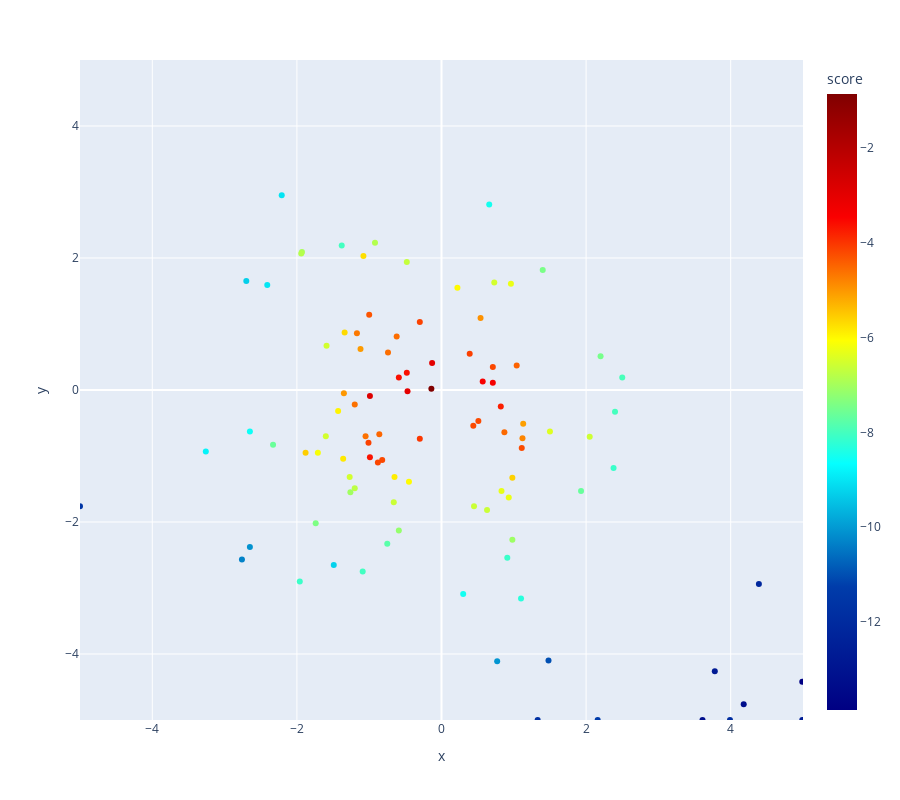

Notebook source saved alongside this figure:
### Code cell
fig = px.scatter(search_data_ackley_2, x="x", y="y", color="score", color_continuous_scale=color_scale)
fig.update_layout(width=900, height=800, xaxis_range=[-5, 5], yaxis_range=[-5, 5])
fig.show()
